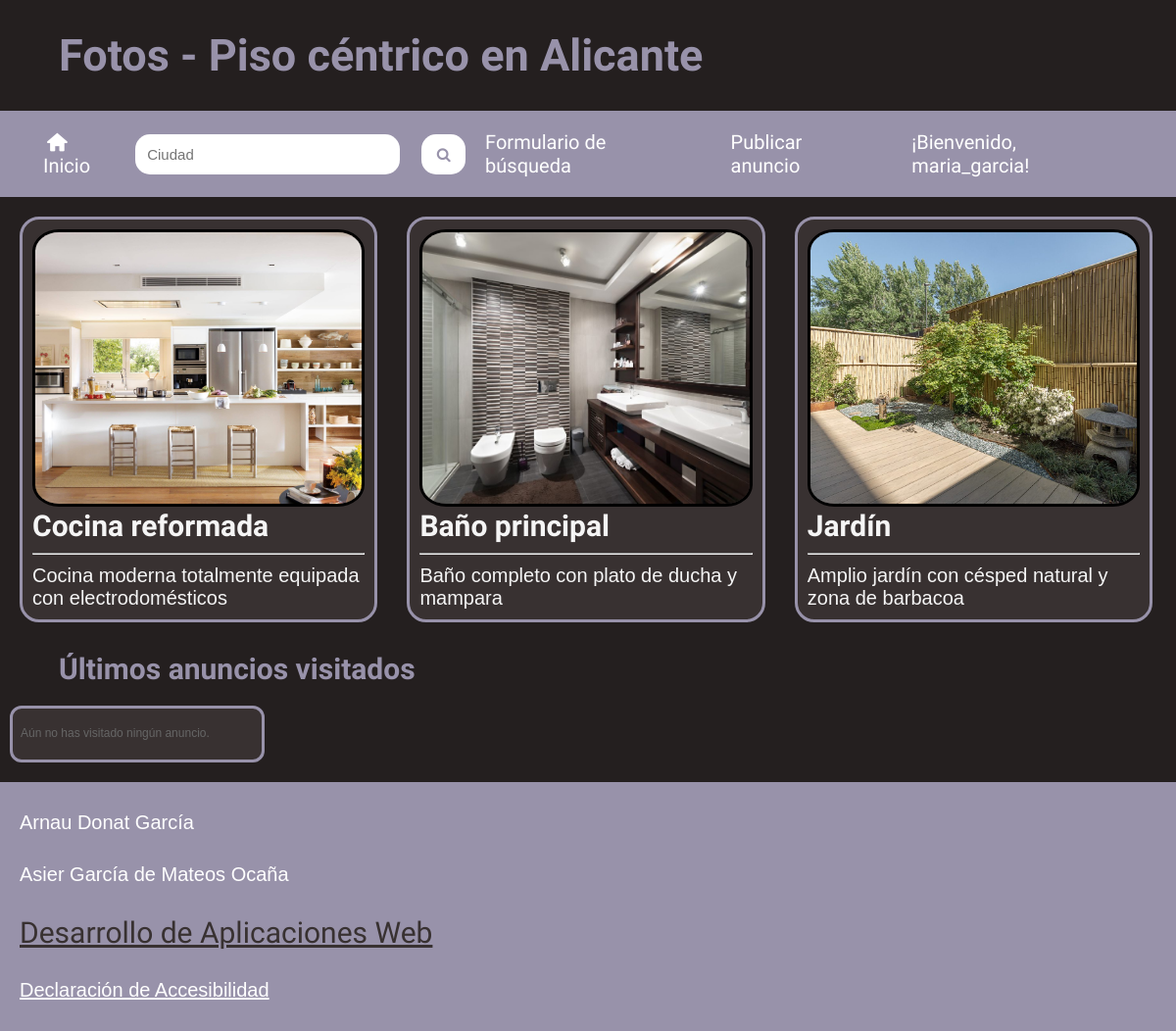
/anuncioFotos.php?id=1 (signed in), run on the app's committed database.
### tables this page shows
CREATE TABLE `anuncios` (
  `IdAnuncio` int(11) NOT NULL,
  `TAnuncio` smallint(6) NOT NULL,
  `TVivienda` smallint(6) NOT NULL,
  `FPrincipal` varchar(255) DEFAULT NULL,
  `Alternativo` varchar(255) NOT NULL,
  `Titulo` varchar(255) NOT NULL,
  `Precio` decimal(10,2) NOT NULL,
  `Texto` text NOT NULL,
  `Ciudad` varchar(255) NOT NULL,
  `Pais` int(11) NOT NULL,
  `Superficie` decimal(10,2) NOT NULL,
  `NHabitaciones` int(11) NOT NULL,
  `NBanyos` int(11) NOT NULL,
  `Planta` int(11) NOT NULL,
  `Anyo` int(11) NOT NULL,
  `FRegistro` timestamp NOT NULL DEFAULT current_timestamp(),
  `Usuario` int(11) NOT NULL
);

CREATE TABLE `fotos` (
  `IdFoto` int(11) NOT NULL,
  `Titulo` varchar(255) DEFAULT NULL,
  `Foto` varchar(255) NOT NULL,
  `Alternativo` varchar(255) NOT NULL,
  `Anuncio` int(11) NOT NULL
);

### anuncioFotos.php (the view, shortened to what this page needs)
<?php
$id = (int)$_GET['id'];
$config = parse_ini_file('config.ini');
@$mysqli = new mysqli($config['Server'], $config['User'], $config['Password'], $config['Database']);
$anuncio = [];
$fotos = [];
$sqlAnuncios = "SELECT
    A.IdAnuncio,
    A.Titulo AS TituloAnuncio,
    F.IdFoto,
    F.Titulo AS TituloFoto,
    F.Foto,
    F.Alternativo
FROM ANUNCIOS A
LEFT JOIN FOTOS F ON F.Anuncio = A.IdAnuncio
WHERE A.IdAnuncio = ?";
if ($stmt = $mysqli->prepare($sqlAnuncios)) {
    $stmt->bind_param("i", $id);
    $stmt->execute();
    $res = $stmt->get_result();
    while ($row = $res->fetch_assoc()) {
        $anuncio = [
            'Nombre' => $row['TituloAnuncio'],
        ];
        $fotos[] = [
            'IdFoto' => $row['IdFoto'],
            'Titulo' => $row['TituloFoto'],
            'Foto' => './img/' . $row['Foto'],
            'Alternativo' => $row['Alternativo'],
        ];
    }
}
$encabezado = "Fotos - " . $anuncio['Nombre'];
require 'cabecera.php';
?>
        <section id="lastUploaded">
            <?php if (empty($fotos)): ?>
                <p class="no-results">No hay fotos para este anuncio.</p>
            <?php else: ?>
                <ul>
                    <?php foreach ($fotos as $foto): ?>
                        <li>
                            <article>
                                <figure>
                                    <?php if (!empty($foto['Foto'])): ?>
                                        <img src="<?php echo htmlspecialchars($foto['Foto']); ?>" alt="<?php echo htmlspecialchars($foto['Alternativo']); ?>">
                                    <?php else: ?>
                                        <img src="./img/no_image.png" alt="Sin imagen disponible">
                                    <?php endif; ?>
                                </figure>
                                <h2><?php echo htmlspecialchars($foto['Titulo']); ?></h2>
                                <hr>
                                <p><?php echo htmlspecialchars($foto['Alternativo']); ?></p>
                            </article>
                        </li>
                    <?php endforeach; ?>
                </ul>
            <?php endif; ?>
        </section>
<?php
require 'pie.php';
?>

### cabecera.php (shortened to what this page needs)
<?php
$loggedIn = isset($_SESSION['user']);
$username = $loggedIn ? htmlspecialchars($_SESSION['user']) : '';
?>
<!DOCTYPE html>
<html lang="es">
<head>
    <link href="./estilos/minimum.css" rel="stylesheet" type="text/css" media="screen and (max-width: 480px)">
    <link href="./estilos/medium.css" rel="stylesheet" type="text/css" media="screen and (min-width: 481px) and (max-width: 1024px)">
    <link href="./estilos/maximum.css" rel="stylesheet" type="text/css" media="screen and (min-width: 1025px)">
    <link rel="stylesheet" href="./icons/css/fontello.css">
    <link rel="alternate stylesheet" href="./estilos/dark.css" title="Modo noche">
    <link rel="alternate stylesheet" href="./estilos/contrast.css" title="Alto contraste">
    <link rel="alternate stylesheet" href="./estilos/big.css" title="Letra grande">
    <link rel="alternate stylesheet" href="./estilos/contrast-big.css" title="Contraste + Letra grande">
    <link rel="stylesheet" href="./estilos/print.css" media="print">
    <?php
        if (!empty($_SESSION['style'])) {
            $estiloHref = htmlspecialchars($_SESSION['style'], ENT_QUOTES);
            echo '<link rel="stylesheet" href="' . $estiloHref . '">';
        }
    ?>
</head>
<body>
    <header>
        <section class="titulo">
            <h1><?php echo isset($encabezado) ? $encabezado : 'Pisos e Inmuebles'; ?></h1>
        </section>
        <?php if ($loggedIn): ?>
        <nav class="navPC">
            <ul>
                <li><a href="./index.php"><i class="icon-home"></i>Inicio</a></li>
                <li id="barraRapida">
                    <form action="./resBuscar.php" id="fastSearch" method="get">
                        <input type="text" name="ciudad" placeholder="Ciudad" id="fs">
                        <button id="fs-buscar" type="submit"><i class="icon-search"></i></button>
                    </form>
                </li>
                <li><a href="./buscar.php">Formulario de búsqueda</a></li>
                <li><a href="./crearAnuncio.php">Publicar anuncio</a></li>
                <li><a href="./perfil.php">¡Bienvenido, <?php echo $username; ?>!</a></li>
            </ul>
        </nav>
        <?php endif; ?>
    </header>
    <main>

### estilos/minimum.css (style rules this page uses)
* { padding: 0; margin: 0; box-sizing: border-box; }
html { font-size: 10px; background-color: var(--fondo); --fondo: #f3f3f3; --fondo2: #cccccc; --titulos: #120045; }
.titulo { background-color: var(--fondo); position: relative; z-index: 1005; color: var(--titulos); font-family: "Cal sans"; font-weight: bold; text-align: center; font-size: 2rem; padding: 30px 0; width: 90%; margin: 0 auto; box-shadow: 100px 0 0 0 var(--fondo), -100px 0 0 0 var(--fondo); }
.navPC { display: none; }

### estilos/maximum.css (style rules this page uses)
* { padding: 0; margin: 0; box-sizing: border-box; }
html { font-size: 10px; background-color: var(--fondo); --fondo: #f3f3f3; --fondo2: #cccccc; --titulos: #120045; }
.titulo { background-color: var(--fondo); position: relative; z-index: 1005; color: var(--titulos); font-family: "Cal sans"; font-weight: bold; font-size: 3rem; padding: 30px 0; width: 90%; margin: 0 auto; box-shadow: 100px 0 0 0 var(--fondo), -100px 0 0 0 var(--fondo); }

### estilos/dark.css (style rules this page uses)
html { background-color: var(--fondo); --fondo: #241f1f; --fondo2: #383131; --titulos: #9892aa; }

### estilos/medium.css (style rules this page uses)
* { padding: 0; margin: 0; box-sizing: border-box; }
html { font-size: 10px; background-color: var(--fondo); --fondo: #f3f3f3; --fondo2: #cccccc; --titulos: #120045; }
.titulo { background-color: var(--fondo); position: relative; z-index: 1005; color: var(--titulos); font-family: "Cal sans"; font-weight: bold; text-align: center; font-size: 2rem; padding: 30px 0; width: 90%; margin: 0 auto; box-shadow: 100px 0 0 0 var(--fondo), -100px 0 0 0 var(--fondo); }
.navPC { display: none; }

### estilos/contrast.css (style rules this page uses)
html { background-color: var(--fondo); --fondo: #ffffff; --fondo2: #ffffff; --titulos: #000a52; --contrasteFondo: #000a52; }

### estilos/big.css (style rules this page uses)
html { font-size: 15px; }

### estilos/contrast-big.css (style rules this page uses)
html { background-color: var(--fondo); --fondo: #ffffff; --fondo2: #ffffff; --titulos: #000a52; --contrasteFondo: #000a52; font-size: 15px; }

### estilos/print.css (style rules this page uses)
* { -webkit-print-color-adjust: exact; print-color-adjust: exact; }

### data on the page
anuncios: Titulo "Fotos - Piso céntrico en Alicante"
fotos: shows a picture, Titulo "Cocina reformada", Alternativo "Cocina moderna totalmente equipada con electrodomésticos"
fotos: shows a picture, Titulo "Baño principal", Alternativo "Baño completo con plato de ducha y mampara"
fotos: shows a picture, Titulo "Jardín", Alternativo "Amplio jardín con césped natural y zona de barbacoa"

### other printed values
$username "maria_garcia"
